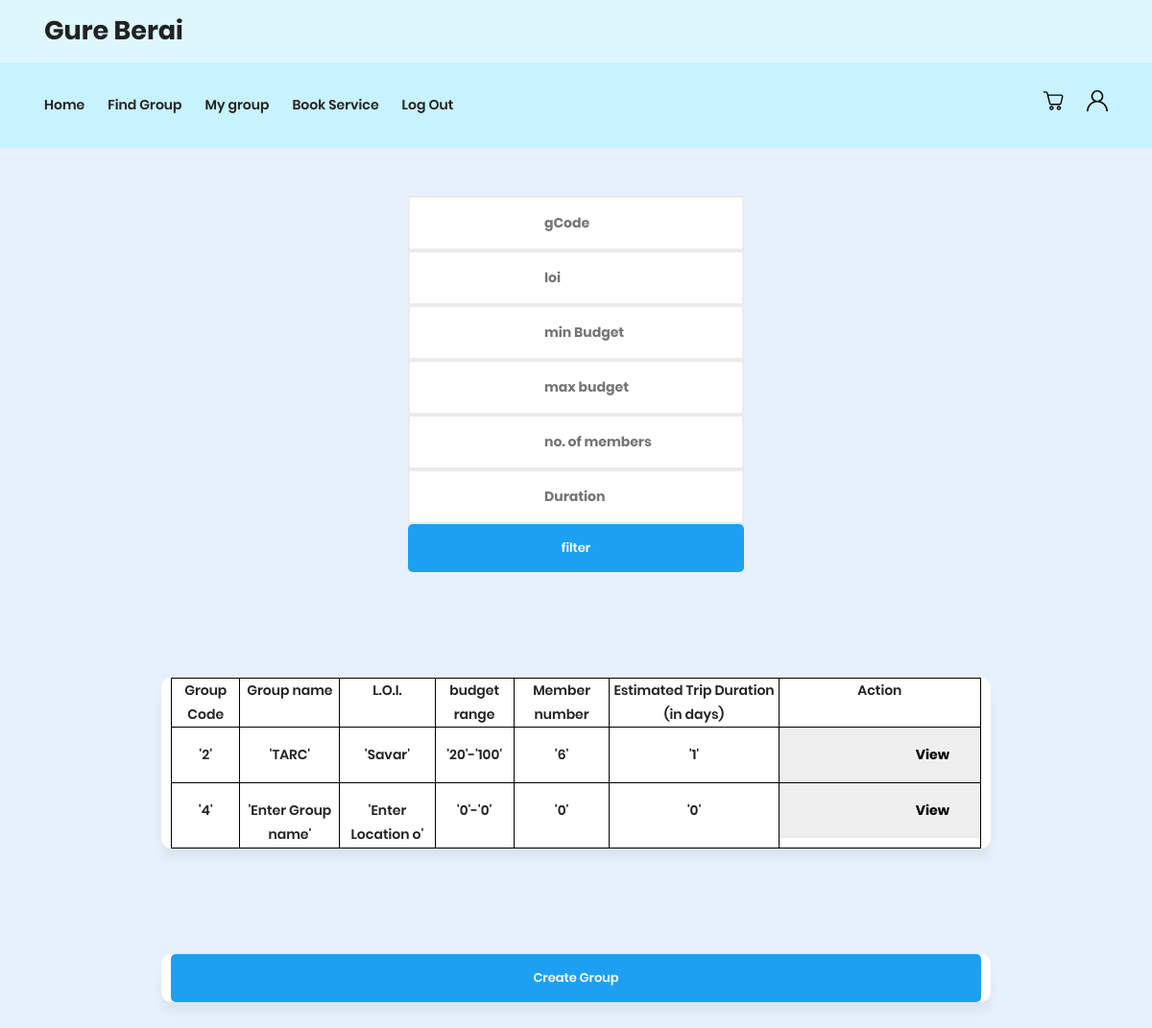
/viewGroups.php, run on the app's committed database.
### tables this page shows
CREATE TABLE `grouplist` (
  `gCode` int(11) NOT NULL,
  `gName` varchar(16) NOT NULL,
  `loi` varchar(16) NOT NULL,
  `minBudget` int(6) NOT NULL,
  `maxBudget` int(6) NOT NULL,
  `nom` int(2) NOT NULL,
  `etd` int(2) NOT NULL
);

### viewGroups.php (the view, shortened to what this page needs)
<?php
include("connection.php");
$query="select * from grouplist";
$result = mysqli_query($con, $query);
?>
<!DOCTYPE html>
<html lang="en">
<head>
    <link rel="stylesheet" href="styles/headerreset.min.css" />
    <link rel="stylesheet" href="styles/headerstyle.css" />
    <link rel="stylesheet" href="styles/header-14.css" />
    <link rel="stylesheet" href="styles/footer.css" />
    <link rel="stylesheet" href="fonts/material-icon/css/material-design-iconic-font.min.css">
    <link rel="stylesheet" href="css/signUpstyle.css">
</head>
<body>
    <header class="site-header">
        <div class="site-header__top">
          <div class="wrapper site-header__wrapper">
            <div class="site-header__middle">
              <a href="businessInterface.html" class="brand">Gure Berai</a>
            </div>
          </div>
        </div>
        <div class="site-header__bottom">
          <div class="wrapper site-header__wrapper">
            <div class="site-header__start">
              <nav class="nav">
                <ul class="nav__wrapper">
                  <li class="nav__item"><a href="customerInterface.html">Home</a></li>
                  <li class="nav__item"><a href="viewGroups.php">Find Group</a></li>
                  <li class="nav__item"><a href="myGroup.php">My group</a></li>
                  <li class="nav__item"><a href="viewService.php">Book Service</a></li>
                  <li class="nav__item"><a href="logout.php">Log Out</a></li>
                </ul>
              </nav>
            </div>
            <div class="site-header__end bottom">
              <a href="cart.php" class="cart">
              </a>
              <a href="#">
              </a>
            </div>
          </div>
        </div>
      </header>
    <div class="container1">
    <form method='post' action='sortGroup.php'>
        <input type='text' name='gCode' id='gCode' placeholder='gCode'>
        <input type='text' name='loi' id='loi' placeholder='loi'>
        <input type='text' name='minBudget' id='minBudget' placeholder='min Budget'>
        <input type='text' name='maxBudget' id='maxBudget' placeholder='max budget'>
        <input type="text" name="nom" id="nom" placeholder="no. of members">
        <input type="text" name="etd" id="etd" placeholder="Duration">
        <input type='submit' name='filter' class='submit' value='filter'>
    </form>
    </div>
    <div class='center'>
        <div class="container">
    <table>
        <tr>
            <th>Group Code</th>
            <th>Group name</th>
            <th>L.O.I.</th>
            <th>budget range</th>
            <th>Member number</th>
            <th>Estimated Trip Duration (in days)</th>
            <th>Action</th>
        </tr>
        <?php
        $n=0;
        while ($data=mysqli_fetch_array($result)){
            if ($n<5){
            echo"<tr>";
            echo "<th>'$data[0]'</th>
                <th>'$data[1]'</th>
                <th>'$data[2]'</th>
                <th>'$data[3]'-'$data[4]'</th>
                <th>'$data[5]'</th>
                <th>'$data[6]'</th>
                <th><form method='post' action='previewGroup.php'>
                <input type='hidden' name='gCode' id='gCode' value='$data[0]'>
                <input type='submit' value='View'></form></th>";
            echo"</tr>";}
            $n=$n+1;
        }
        ?>
    </table>
        </div>
    </div>
    <div class='center'>
        <div class="container">
            <form action='createGroup.html'>
            <input type='submit' name='submit' id='submit' class='submit' value='Create Group'></form>
        </div>
    </div>
</body>
</html>

### styles/headerstyle.css (style rules this page uses)
.wrapper { max-width: 1140px; padding-left: 1rem; padding-right: 1rem; margin-left: auto; margin-right: auto; }
*, *:before, *:after { box-sizing: border-box; }
a { text-decoration: none; color: #222; }
html { -webkit-font-smoothing: antialiased; -moz-osx-font-smoothing: grayscale; }
body { font-family: "Roboto", sans-serif; }

### styles/header-14.css (style rules this page uses)
.brand { font-weight: bold; font-size: 27px; }
.site-header__top { background-color: #def7ff; }
.site-header__bottom { position: relative; background-color: #c7f2ff; }
.site-header__wrapper { display: flex; justify-content: space-between; }
.site-header__wrapper { display: flex; justify-content: space-between; align-items: center; padding: 1rem; }
@media (min-width: 940px) { .site-header__wrapper { padding-top: 0.5rem; padding-bottom: 0.5rem; } }
.site-header__end { display: flex; align-items: center; }
@media (min-width: 940px) { .site-header__end.bottom > *:not(:last-child) { margin-right: 1.5rem; } }
.site-header__end.bottom svg { width: 22px; height: 22px; }
@media (min-width: 940px) { .nav__wrapper { display: flex; } }
.nav__item:not(:last-child) { margin-right: 1.5rem; }
.nav__item a { display: block; padding-top: 1.5rem; padding-bottom: 1.5rem; }

### css/signUpstyle.css (style rules this page uses)
input, select, textarea { outline: none; appearance: unset !important; -moz-appearance: unset !important; -webkit-appearance: unset !important; -o-appearance: unset !important; -ms-appearance: unset !important; }
body { font-size: 14px; line-height: 1.8; color: #222; background: #e7f0fd; font-weight: 600; font-family: Poppins; margin: 0px; }
.container { width: 520px; background: #fff; margin: 0 auto; box-shadow: 0px 10px 9.9px 0.1px rgba(0, 0, 0, 0.05); -moz-box-shadow: 0px 10px 9.9px 0.1px rgba(0, 0, 0, 0.05); -webkit-box-shadow: 0px 10px 9.9px 0.1px rgba(0, 0, 0, 0.05); -o-box-shadow: 0px 10px 9.9px 0.1px rgba(0, 0, 0, 0.05); -ms-box-shadow: 0px 10px 9.9px 0.1px rgba(0, 0, 0, 0.05); border-radius: 10px; -moz-border-radius: 10px; -webkit-border-radius: 10px; -o-border-radius: 10px; -ms-border-radius: 10px; }
input { border: solid 2px #ebebeb; box-sizing: border-box; width: 100%; font-weight: 700; font-size: 14px; font-family: Poppins; padding: 16px 30px 16px 140px; }
.submit { background: #1da0f2; color: #FFF; border: none; padding: 15px 20px; font-size: 13px; font-weight: 600; font-family: Poppins; border-radius: 5px; -moz-border-radius: 5px; -webkit-border-radius: 5px; -o-border-radius: 5px; -ms-border-radius: 5px; }

### viewGroups.php (style rules this page uses)
.center { margin: 10px; padding: 50px; }
.container { text-align: center; width: 80%; padding-right: 10px; padding-left: 10px; margin-right: auto; margin-left: auto; }
.container1 { width: 30%; padding: 50px; padding-right: 5px; padding-left: 5px; margin-right: auto; margin-left: auto; }
table, th, td { border: 1px solid black; }

### data on the page
grouplist: gCode "2", gName "TARC", loi "Savar", minBudget "20", maxBudget "100", nom "6", etd "1"
grouplist: gCode "4", gName "Enter Group name", loi "Enter Location o", minBudget "0", maxBudget "0", nom "0", etd "0"
